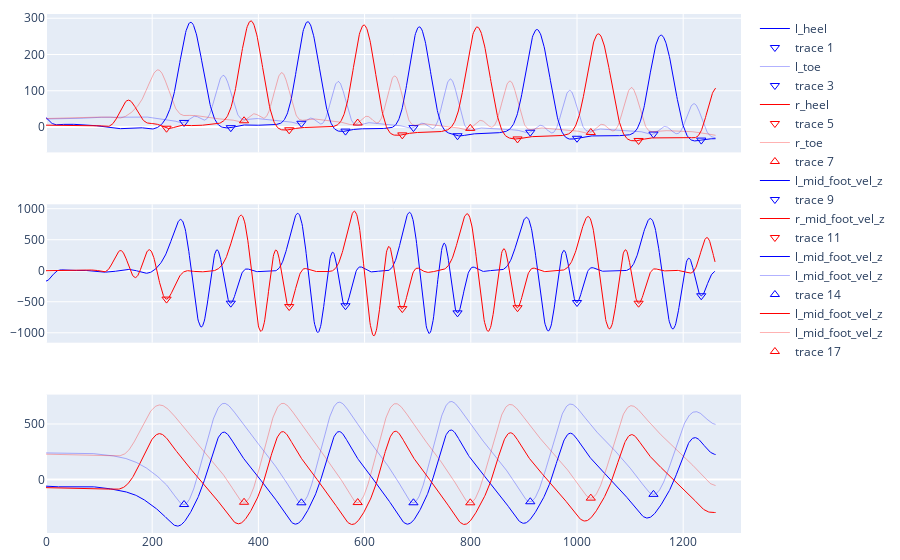

This figure's notebook cell:
### Code cell
# Visualize
fig = make_subplots(rows=3, cols=1, shared_xaxes=True)

# Position data
fig.add_trace(go.Scatter(x=np.arange(l_heel_pos.shape[0]), y=l_heel_pos[:,2], mode='lines', line=dict(color='rgba(0, 0, 255, 1)', width=1), name='l_heel'), row=1, col=1)
fig.add_trace(go.Scatter(x=l_ix_IC, y=l_heel_pos[l_ix_IC,-1], mode="markers", marker=dict(symbol='triangle-down-open', size=8, color='rgba(0, 0, 255, 1)')), row=1, col=1)
fig.add_trace(go.Scatter(x=np.arange(l_toe_pos.shape[0]), y=l_toe_pos[:,2], mode='lines', line=dict(color='rgba(0, 0, 255, 0.3)', width=1), name='l_toe'), row=1, col=1)
fig.add_trace(go.Scatter(x=l_jx_FC, y=l_toe_pos[l_jx_FC,-1], mode="markers", marker=dict(symbol='triangle-down-open', size=8, color='rgba(0, 0, 255, 1)')), row=1, col=1)
fig.add_trace(go.Scatter(x=np.arange(r_heel_pos.shape[0]), y=r_heel_pos[:,2], mode='lines', line=dict(color='rgba(255, 0, 0, 1)', width=1), name='r_heel'), row=1, col=1)
fig.add_trace(go.Scatter(x=r_ix_IC, y=r_heel_pos[r_ix_IC,-1], mode="markers", marker=dict(symbol='triangle-down-open', size=8, color='rgba(255, 0, 0, 1)')), row=1, col=1)
fig.add_trace(go.Scatter(x=np.arange(r_toe_pos.shape[0]), y=r_toe_pos[:,2], mode='lines', line=dict(color='rgba(255, 0, 0, 0.3)', width=1), name='r_toe'), row=1, col=1)
fig.add_trace(go.Scatter(x=r_jx_FC, y=r_toe_pos[r_jx_FC,-1], mode="markers", marker=dict(symbol='triangle-up-open', size=8, color='rgba(255, 0, 0, 1)')), row=1, col=1)

# Velocity (O'Connor et al.)
fig.add_trace(go.Scatter(x=np.arange(l_foot_centre_vel.shape[0]), y=l_foot_centre_vel[:,-1], mode='lines', line=dict(color='rgba(0, 0, 255, 1)', width=1), name='l_mid_foot_vel_z'), row=2, col=1)
fig.add_trace(go.Scatter(x=l_ix_IC, y=l_foot_centre_vel[l_ix_IC,-1], mode="markers", marker=dict(symbol='triangle-down-open', size=8, color='rgba(0, 0, 255, 1)')), row=2, col=1)
# fig.add_trace(go.Scatter(x=l_ix_FC, y=l_foot_centre_vel[l_ix_FC,-1], mode="markers", marker=dict(symbol='triangle-up-open', size=8, color='rgba(0, 0, 255, 1)')), row=2, col=1)
fig.add_trace(go.Scatter(x=np.arange(r_foot_centre_vel.shape[0]), y=r_foot_centre_vel[:,-1], mode='lines', line=dict(color='rgba(255, 0, 0, 1)', width=1), name='r_mid_foot_vel_z'), row=2, col=1)
fig.add_trace(go.Scatter(x=r_ix_IC, y=r_foot_centre_vel[r_ix_IC,-1], mode="markers", marker=dict(symbol='triangle-down-open', size=8, color='rgba(255, 0, 0, 1)')), row=2, col=1)
# fig.add_trace(go.Scatter(x=r_ix_FC, y=r_foot_centre_vel[r_ix_FC,-1], mode="markers", marker=dict(symbol='triangle-up-open', size=8, color='rgba(255, 0, 0, 1)')), row=2, col=1)

# Relative position (Zeni Jr et al.)
fig.add_trace(go.Scatter(x=np.arange(l_heel_pos_rel.shape[0]), y=l_heel_pos_rel[:,0], mode='lines', line=dict(color='rgba(0, 0, 255, 1)', width=1), name='l_mid_foot_vel_z'), row=3, col=1)
fig.add_trace(go.Scatter(x=np.arange(l_toe_pos_rel.shape[0]), y=l_toe_pos_rel[:,0], mode='lines', line=dict(color='rgba(0, 0, 255, 0.3)', width=1), name='l_mid_foot_vel_z'), row=3, col=1)
# fig.add_trace(go.Scatter(x=l_jx_IC, y=l_heel_pos_rel[l_jx_IC,0], mode="markers", marker=dict(symbol='triangle-down-open', size=8, color='rgba(0, 0, 255, 1)')), row=3, col=1)
fig.add_trace(go.Scatter(x=l_jx_FC, y=l_toe_pos_rel[l_jx_FC,0], mode="markers", marker=dict(symbol='triangle-up-open', size=8, color='rgba(0, 0, 255, 1)')), row=3, col=1)
fig.add_trace(go.Scatter(x=np.arange(r_heel_pos_rel.shape[0]), y=r_heel_pos_rel[:,0], mode='lines', line=dict(color='rgba(255, 0, 0, 1)', width=1), name='l_mid_foot_vel_z'), row=3, col=1)
fig.add_trace(go.Scatter(x=np.arange(r_toe_pos_rel.shape[0]), y=r_toe_pos_rel[:,0], mode='lines', line=dict(color='rgba(255, 0, 0, 0.3)', width=1), name='l_mid_foot_vel_z'), row=3, col=1)
# fig.add_trace(go.Scatter(x=r_jx_IC, y=r_heel_pos_rel[r_jx_IC,0], mode="markers", marker=dict(symbol='triangle-down-open', size=8, color='rgba(255, 0, 0, 1)')), row=3, col=1)
fig.add_trace(go.Scatter(x=r_jx_FC, y=r_toe_pos_rel[r_jx_FC,0], mode="markers", marker=dict(symbol='triangle-up-open', size=8, color='rgba(255, 0, 0, 1)')), row=3, col=1)

fig.update_layout(margin=dict(l=10, r=10, t=10, b=10))
fig.show()

### Figure 1 — Plotly figure (JSON) as saved in the notebook; plotly's stock layout.template omitted (floating-point values rounded to 4 significant figures; data arrays with more than 128 entries replaced by an {"elided": "..."} marker saying what was removed)
{"data": [{"line": {"color": "rgba(0, 0, 255, 1)", "width": 1}, "mode": "lines", "name": "l_heel", "type": "scatter", "x": {"elided": "1262 int values"}, "xaxis": "x", "y": {"elided": "1262 float values"}, "yaxis": "y"}, {"marker": {"color": "rgba(0, 0, 255, 1)", "size": 8, "symbol": "triangle-down-open"}, "mode": "markers", "type": "scatter", "x": [348, 564, 775, 1000, 1234], "xaxis": "x", "y": [-1.808, -11.35, -24.07, -31.07, -36.09], "yaxis": "y"}, {"line": {"color": "rgba(0, 0, 255, 0.3)", "width": 1}, "mode": "lines", "name": "l_toe", "type": "scatter", "x": {"elided": "1262 int values"}, "xaxis": "x", "y": {"elided": "1262 float values"}, "yaxis": "y"}, {"marker": {"color": "rgba(0, 0, 255, 1)", "size": 8, "symbol": "triangle-down-open"}, "mode": "markers", "type": "scatter", "x": [260, 481, 692, 912, 1144], "xaxis": "x", "y": [12.61, 10.27, -1.691, -14.41, -19.43], "yaxis": "y"}, {"line": {"color": "rgba(255, 0, 0, 1)", "width": 1}, "mode": "lines", "name": "r_heel", "type": "scatter", "x": {"elided": "1262 int values"}, "xaxis": "x", "y": {"elided": "1262 float values"}, "yaxis": "y"}, {"marker": {"color": "rgba(255, 0, 0, 1)", "size": 8, "symbol": "triangle-down-open"}, "mode": "markers", "type": "scatter", "x": [227, 458, 671, 888, 1116], "xaxis": "x", "y": [-3.403, -7.612, -21.73, -32.95, -37.16], "yaxis": "y"}, {"line": {"color": "rgba(255, 0, 0, 0.3)", "width": 1}, "mode": "lines", "name": "r_toe", "type": "scatter", "x": {"elided": "1262 int values"}, "xaxis": "x", "y": {"elided": "1262 float values"}, "yaxis": "y"}, {"marker": {"color": "rgba(255, 0, 0, 1)", "size": 8, "symbol": "triangle-up-open"}, "mode": "markers", "type": "scatter", "x": [373, 587, 799, 1026], "xaxis": "x", "y": [17.22, 10.94, -3.771, -15.07], "yaxis": "y"}, {"line": {"color": "rgba(0, 0, 255, 1)", "width": 1}, "mode": "lines", "name": "l_mid_foot_vel_z", "type": "scatter", "x": {"elided": "1261 int values"}, "xaxis": "x2", "y": {"elided": "1261 float values"}, "yaxis": "y2"}, {"marker": {"color": "rgba(0, 0, 255, 1)", "size": 8, "symbol": "triangle-down-open"}, "mode": "markers", "type": "scatter", "x": [348, 564, 775, 1000, 1234], "xaxis": "x2", "y": [-522.3, -563.7, -678.7, -511.6, -403.0], "yaxis": "y2"}, {"line": {"color": "rgba(255, 0, 0, 1)", "width": 1}, "mode": "lines", "name": "r_mid_foot_vel_z", "type": "scatter", "x": {"elided": "1261 int values"}, "xaxis": "x2", "y": {"elided": "1261 float values"}, "yaxis": "y2"}, {"marker": {"color": "rgba(255, 0, 0, 1)", "size": 8, "symbol": "triangle-down-open"}, "mode": "markers", "type": "scatter", "x": [227, 458, 671, 888, 1116], "xaxis": "x2", "y": [-456.9, -577.3, -610.0, -595.7, -523.1], "yaxis": "y2"}, {"line": {"color": "rgba(0, 0, 255, 1)", "width": 1}, "mode": "lines", "name": "l_mid_foot_vel_z", "type": "scatter", "x": {"elided": "1262 int values"}, "xaxis": "x3", "y": {"elided": "1262 float values"}, "yaxis": "y3"}, {"line": {"color": "rgba(0, 0, 255, 0.3)", "width": 1}, "mode": "lines", "name": "l_mid_foot_vel_z", "type": "scatter", "x": {"elided": "1262 int values"}, "xaxis": "x3", "y": {"elided": "1262 float values"}, "yaxis": "y3"}, {"marker": {"color": "rgba(0, 0, 255, 1)", "size": 8, "symbol": "triangle-up-open"}, "mode": "markers", "type": "scatter", "x": [260, 481, 692, 912, 1144], "xaxis": "x3", "y": [-224.3, -208.8, -208.7, -199.3, -133.0], "yaxis": "y3"}, {"line": {"color": "rgba(255, 0, 0, 1)", "width": 1}, "mode": "lines", "name": "l_mid_foot_vel_z", "type": "scatter", "x": {"elided": "1262 int values"}, "xaxis": "x3", "y": {"elided": "1262 float values"}, "yaxis": "y3"}, {"line": {"color": "rgba(255, 0, 0, 0.3)", "width": 1}, "mode": "lines", "name": "l_mid_foot_vel_z", "type": "scatter", "x": {"elided": "1262 int values"}, "xaxis": "x3", "y": {"elided": "1262 float values"}, "yaxis": "y3"}, {"marker": {"color": "rgba(255, 0, 0, 1)", "size": 8, "symbol": "triangle-up-open"}, "mode": "markers", "type": "scatter", "x": [373, 587, 799, 1026], "xaxis": "x3", "y": [-204.2, -206.8, -208.9, -166.8], "yaxis": "y3"}], "layout": {"margin": {"b": 10, "l": 10, "r": 10, "t": 10}, "xaxis": {"anchor": "y", "domain": [0, 1], "matches": "x3", "showticklabels": false}, "xaxis2": {"anchor": "y2", "domain": [0, 1], "matches": "x3", "showticklabels": false}, "xaxis3": {"anchor": "y3", "domain": [0, 1]}, "yaxis": {"anchor": "x", "domain": [0.7333, 1]}, "yaxis2": {"anchor": "x2", "domain": [0.3667, 0.6333]}, "yaxis3": {"anchor": "x3", "domain": [0, 0.2667]}}}
